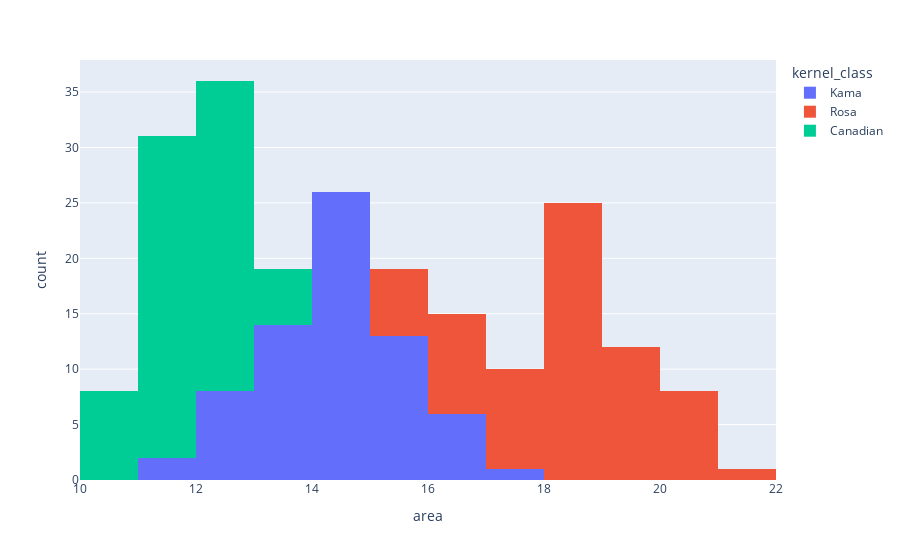
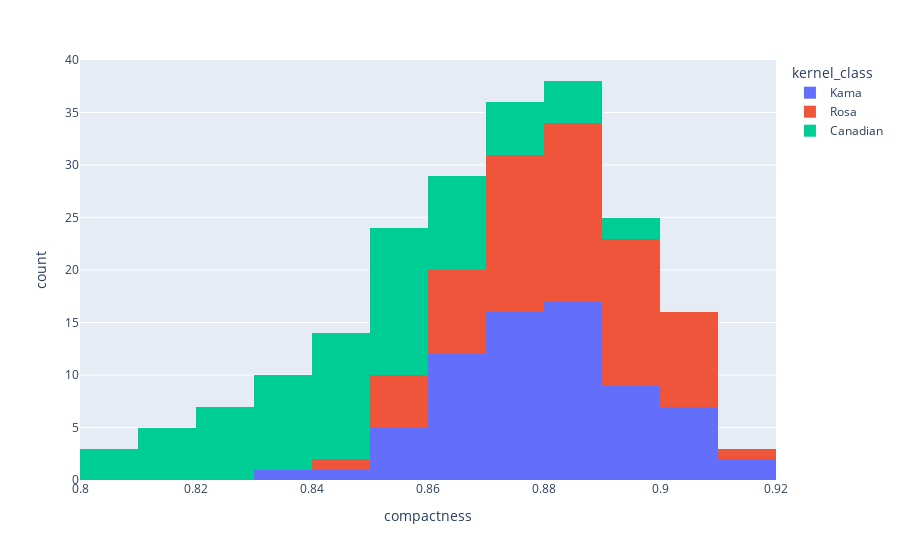
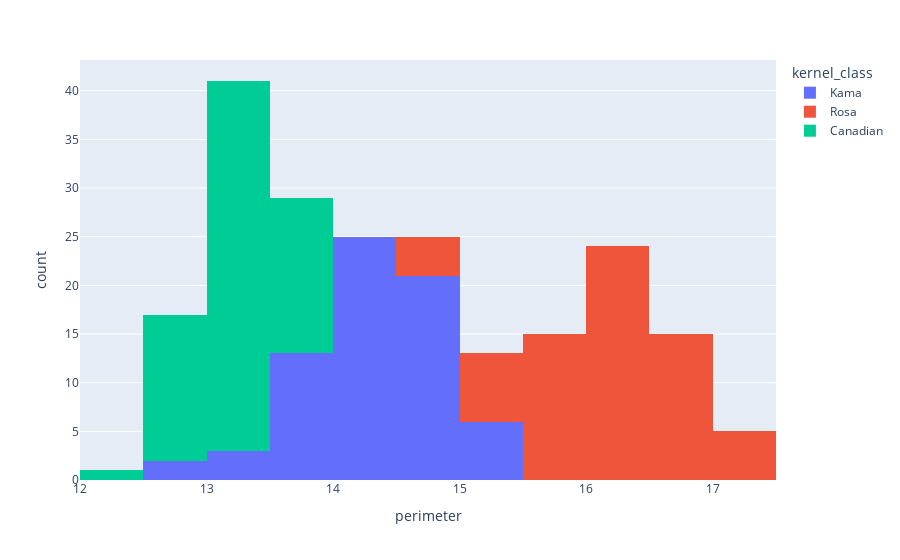
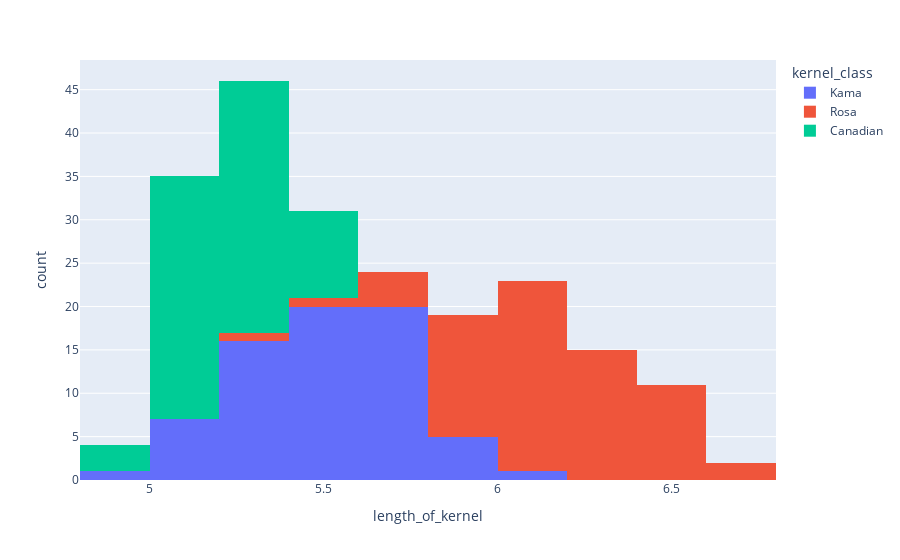

These figures' notebook cell, in order:
### Code cell
def column_histogram(col):
    fig = px.histogram(df,
                       x=col,
                       #nbins=80,
                       color="kernel_class",)
    fig.show()
cols = df.columns

interact(column_histogram,col=cols);

### Figure 1 — Plotly figure (JSON) as saved in the notebook; plotly's stock layout.template omitted (floating-point values rounded to 4 significant figures)
{"data": [{"alignmentgroup": "True", "bingroup": "x", "hovertemplate": "kernel_class=Kama<br>area=%{x}<br>count=%{y}<extra></extra>", "legendgroup": "Kama", "marker": {"color": "#636efa", "pattern": {"shape": ""}}, "name": "Kama", "offsetgroup": "Kama", "orientation": "v", "showlegend": true, "type": "histogram", "x": [15.26, 14.88, 14.29, 13.84, 16.14, 14.38, 14.69, 14.11, 16.63, 16.44, 15.26, 14.03, 13.89, 13.78, 13.74, 14.59, 13.99, 15.69, 14.7, 12.72, 14.16, 14.11, 15.88, 12.08, 15.01, 16.19, 13.02, 12.74, 14.11, 13.45, 13.16, 15.49, 14.09, 13.94, 15.05, 16.12, 16.2, 17.08, 14.8, 14.28, 13.54, 13.5, 13.16, 15.5, 15.11, 13.8, 15.36, 14.99, 14.79, 14.86, 14.43, 15.78, 14.49, 14.33, 14.52, 15.03, 14.46, 14.92, 15.38, 12.11, 11.42, 11.23, 12.36, 13.22, 12.78, 12.88, 14.34, 14.01, 14.37, 12.73], "xaxis": "x", "yaxis": "y"}, {"alignmentgroup": "True", "bingroup": "x", "hovertemplate": "kernel_class=Rosa<br>area=%{x}<br>count=%{y}<extra></extra>", "legendgroup": "Rosa", "marker": {"color": "#EF553B", "pattern": {"shape": ""}}, "name": "Rosa", "offsetgroup": "Rosa", "orientation": "v", "showlegend": true, "type": "histogram", "x": [17.63, 16.84, 17.26, 19.11, 16.82, 16.77, 17.32, 20.71, 18.94, 17.12, 16.53, 18.72, 20.2, 19.57, 19.51, 18.27, 18.88, 18.98, 21.18, 20.88, 20.1, 18.76, 18.81, 18.59, 18.36, 16.87, 19.31, 18.98, 18.17, 18.72, 16.41, 17.99, 19.46, 19.18, 18.95, 18.83, 18.85, 17.63, 19.94, 18.55, 18.45, 19.38, 19.13, 19.14, 20.97, 19.06, 18.96, 19.15, 18.89, 20.03, 20.24, 18.14, 16.17, 18.43, 15.99, 18.75, 18.65, 17.98, 20.16, 17.55, 18.3, 18.94, 15.38, 16.16, 15.56, 15.38, 17.36, 15.57, 15.6, 16.23], "xaxis": "x", "yaxis": "y"}, {"alignmentgroup": "True", "bingroup": "x", "hovertemplate": "kernel_class=Canadian<br>area=%{x}<br>count=%{y}<extra></extra>", "legendgroup": "Canadian", "marker": {"color": "#00cc96", "pattern": {"shape": ""}}, "name": "Canadian", "offsetgroup": "Canadian", "orientation": "v", "showlegend": true, "type": "histogram", "x": [13.07, 13.32, 13.34, 12.22, 11.82, 11.21, 11.43, 12.49, 12.7, 10.79, 11.83, 12.01, 12.26, 11.18, 11.36, 11.19, 11.34, 12.13, 11.75, 11.49, 12.54, 12.02, 12.05, 12.55, 11.14, 12.1, 12.44, 12.15, 11.35, 11.24, 11.02, 11.55, 11.27, 11.4, 10.83, 10.8, 11.26, 10.74, 11.48, 12.21, 11.41, 12.46, 12.19, 11.65, 12.89, 11.56, 11.81, 10.91, 11.23, 10.59, 10.93, 11.27, 11.87, 10.82, 12.11, 12.8, 12.79, 13.37, 12.62, 12.76, 12.38, 12.67, 11.18, 12.7, 12.37, 12.19, 11.23, 13.2, 11.84, 12.3], "xaxis": "x", "yaxis": "y"}], "layout": {"barmode": "relative", "legend": {"title": {"text": "kernel_class"}, "tracegroupgap": 0}, "margin": {"t": 60}, "xaxis": {"anchor": "y", "domain": [0, 1], "title": {"text": "area"}}, "yaxis": {"anchor": "x", "domain": [0, 1], "title": {"text": "count"}}}}

### Figure 2 — Plotly figure (JSON) as saved in the notebook; plotly's stock layout.template omitted (floating-point values rounded to 4 significant figures)
{"data": [{"alignmentgroup": "True", "bingroup": "x", "hovertemplate": "kernel_class=Kama<br>compactness=%{x}<br>count=%{y}<extra></extra>", "legendgroup": "Kama", "marker": {"color": "#636efa", "pattern": {"shape": ""}}, "name": "Kama", "offsetgroup": "Kama", "orientation": "v", "showlegend": true, "type": "histogram", "x": [0.871, 0.8811, 0.905, 0.8955, 0.9034, 0.8951, 0.8799, 0.8911, 0.8747, 0.888, 0.8696, 0.8796, 0.888, 0.8759, 0.8744, 0.8993, 0.9183, 0.9058, 0.9153, 0.8686, 0.8584, 0.8722, 0.8988, 0.8664, 0.8657, 0.8849, 0.8641, 0.8564, 0.882, 0.8604, 0.8662, 0.8724, 0.8529, 0.8728, 0.8779, 0.9, 0.8734, 0.9079, 0.8823, 0.8944, 0.8871, 0.8852, 0.9009, 0.882, 0.8986, 0.8794, 0.8861, 0.8883, 0.8819, 0.8676, 0.8751, 0.8923, 0.8538, 0.8831, 0.8557, 0.8658, 0.8818, 0.9006, 0.8857, 0.8392, 0.8683, 0.884, 0.8923, 0.868, 0.8716, 0.8879, 0.8726, 0.8625, 0.8726, 0.8458], "xaxis": "x", "yaxis": "y"}, {"alignmentgroup": "True", "bingroup": "x", "hovertemplate": "kernel_class=Rosa<br>compactness=%{x}<br>count=%{y}<extra></extra>", "legendgroup": "Rosa", "marker": {"color": "#EF553B", "pattern": {"shape": ""}}, "name": "Rosa", "offsetgroup": "Rosa", "orientation": "v", "showlegend": true, "type": "histogram", "x": [0.8673, 0.8623, 0.8763, 0.9081, 0.8786, 0.8638, 0.8599, 0.8763, 0.875, 0.8892, 0.8823, 0.8977, 0.8894, 0.8779, 0.878, 0.887, 0.8969, 0.859, 0.8989, 0.9031, 0.8746, 0.8984, 0.8906, 0.9066, 0.8452, 0.8648, 0.8815, 0.8687, 0.8637, 0.881, 0.8866, 0.8992, 0.8985, 0.8717, 0.8829, 0.8917, 0.9056, 0.88, 0.8752, 0.8865, 0.8921, 0.8716, 0.9035, 0.8722, 0.8859, 0.8854, 0.9077, 0.889, 0.9008, 0.8811, 0.8897, 0.8772, 0.8588, 0.9077, 0.9064, 0.8999, 0.8698, 0.8993, 0.8735, 0.8991, 0.9108, 0.8942, 0.8706, 0.8644, 0.8823, 0.899, 0.8785, 0.8527, 0.858, 0.885], "xaxis": "x", "yaxis": "y"}, {"alignmentgroup": "True", "bingroup": "x", "hovertemplate": "kernel_class=Canadian<br>compactness=%{x}<br>count=%{y}<extra></extra>", "legendgroup": "Canadian", "marker": {"color": "#00cc96", "pattern": {"shape": ""}}, "name": "Canadian", "offsetgroup": "Canadian", "orientation": "v", "showlegend": true, "type": "histogram", "x": [0.848, 0.8613, 0.862, 0.8652, 0.8274, 0.8167, 0.8335, 0.8658, 0.8491, 0.8107, 0.8496, 0.8249, 0.8333, 0.8266, 0.8382, 0.8253, 0.8596, 0.8081, 0.8082, 0.8263, 0.8425, 0.8503, 0.8416, 0.8558, 0.8558, 0.8793, 0.8462, 0.8443, 0.8291, 0.8359, 0.8189, 0.8455, 0.8419, 0.8375, 0.8099, 0.859, 0.8355, 0.8329, 0.8473, 0.8453, 0.856, 0.8706, 0.8579, 0.8575, 0.8541, 0.8198, 0.8198, 0.8372, 0.8594, 0.8648, 0.839, 0.8563, 0.8795, 0.8256, 0.8639, 0.886, 0.8786, 0.8849, 0.8481, 0.8964, 0.8609, 0.8977, 0.868, 0.8874, 0.8567, 0.8783, 0.8511, 0.8883, 0.8521, 0.8684], "xaxis": "x", "yaxis": "y"}], "layout": {"barmode": "relative", "legend": {"title": {"text": "kernel_class"}, "tracegroupgap": 0}, "margin": {"t": 60}, "xaxis": {"anchor": "y", "domain": [0, 1], "title": {"text": "compactness"}}, "yaxis": {"anchor": "x", "domain": [0, 1], "title": {"text": "count"}}}}

### Figure 3 — Plotly figure (JSON) as saved in the notebook; plotly's stock layout.template omitted (floating-point values rounded to 4 significant figures)
{"data": [{"alignmentgroup": "True", "bingroup": "x", "hovertemplate": "kernel_class=Kama<br>perimeter=%{x}<br>count=%{y}<extra></extra>", "legendgroup": "Kama", "marker": {"color": "#636efa", "pattern": {"shape": ""}}, "name": "Kama", "offsetgroup": "Kama", "orientation": "v", "showlegend": true, "type": "histogram", "x": [14.84, 14.57, 14.09, 13.94, 14.99, 14.21, 14.49, 14.1, 15.46, 15.25, 14.85, 14.16, 14.02, 14.06, 14.05, 14.28, 13.83, 14.75, 14.21, 13.57, 14.4, 14.26, 14.9, 13.23, 14.76, 15.16, 13.76, 13.67, 14.18, 14.02, 13.82, 14.94, 14.41, 14.17, 14.68, 15, 15.27, 15.38, 14.52, 14.17, 13.85, 13.85, 13.55, 14.86, 14.54, 14.04, 14.76, 14.56, 14.52, 14.67, 14.4, 14.91, 14.61, 14.28, 14.6, 14.77, 14.35, 14.43, 14.77, 13.47, 12.86, 12.63, 13.19, 13.84, 13.57, 13.5, 14.37, 14.29, 14.39, 13.75], "xaxis": "x", "yaxis": "y"}, {"alignmentgroup": "True", "bingroup": "x", "hovertemplate": "kernel_class=Rosa<br>perimeter=%{x}<br>count=%{y}<extra></extra>", "legendgroup": "Rosa", "marker": {"color": "#EF553B", "pattern": {"shape": ""}}, "name": "Rosa", "offsetgroup": "Rosa", "orientation": "v", "showlegend": true, "type": "histogram", "x": [15.98, 15.67, 15.73, 16.26, 15.51, 15.62, 15.91, 17.23, 16.49, 15.55, 15.34, 16.19, 16.89, 16.74, 16.71, 16.09, 16.26, 16.66, 17.21, 17.05, 16.99, 16.2, 16.29, 16.05, 16.52, 15.65, 16.59, 16.57, 16.26, 16.34, 15.25, 15.86, 16.5, 16.63, 16.42, 16.29, 16.17, 15.86, 16.92, 16.22, 16.12, 16.72, 16.31, 16.61, 17.25, 16.45, 16.2, 16.45, 16.23, 16.9, 16.91, 16.12, 15.38, 15.97, 14.89, 16.18, 16.41, 15.85, 17.03, 15.66, 15.89, 16.32, 14.9, 15.33, 14.89, 14.66, 15.76, 15.15, 15.11, 15.18], "xaxis": "x", "yaxis": "y"}, {"alignmentgroup": "True", "bingroup": "x", "hovertemplate": "kernel_class=Canadian<br>perimeter=%{x}<br>count=%{y}<extra></extra>", "legendgroup": "Canadian", "marker": {"color": "#00cc96", "pattern": {"shape": ""}}, "name": "Canadian", "offsetgroup": "Canadian", "orientation": "v", "showlegend": true, "type": "histogram", "x": [13.92, 13.94, 13.95, 13.32, 13.4, 13.13, 13.13, 13.46, 13.71, 12.93, 13.23, 13.52, 13.6, 13.04, 13.05, 13.05, 12.87, 13.73, 13.52, 13.22, 13.67, 13.33, 13.41, 13.57, 12.79, 13.15, 13.59, 13.45, 13.12, 13, 13, 13.1, 12.97, 13.08, 12.96, 12.57, 13.01, 12.73, 13.05, 13.47, 12.95, 13.41, 13.36, 13.07, 13.77, 13.31, 13.45, 12.8, 12.82, 12.41, 12.8, 12.86, 13.02, 12.83, 13.27, 13.47, 13.53, 13.78, 13.67, 13.38, 13.44, 13.32, 12.72, 13.41, 13.47, 13.2, 12.88, 13.66, 13.21, 13.34], "xaxis": "x", "yaxis": "y"}], "layout": {"barmode": "relative", "legend": {"title": {"text": "kernel_class"}, "tracegroupgap": 0}, "margin": {"t": 60}, "xaxis": {"anchor": "y", "domain": [0, 1], "title": {"text": "perimeter"}}, "yaxis": {"anchor": "x", "domain": [0, 1], "title": {"text": "count"}}}}

### Figure 4 — Plotly figure (JSON) as saved in the notebook; plotly's stock layout.template omitted (floating-point values rounded to 4 significant figures)
{"data": [{"alignmentgroup": "True", "bingroup": "x", "hovertemplate": "kernel_class=Kama<br>length_of_kernel=%{x}<br>count=%{y}<extra></extra>", "legendgroup": "Kama", "marker": {"color": "#636efa", "pattern": {"shape": ""}}, "name": "Kama", "offsetgroup": "Kama", "orientation": "v", "showlegend": true, "type": "histogram", "x": [5.763, 5.554, 5.291, 5.324, 5.658, 5.386, 5.563, 5.42, 6.053, 5.884, 5.714, 5.438, 5.439, 5.479, 5.482, 5.351, 5.119, 5.527, 5.205, 5.226, 5.658, 5.52, 5.618, 5.099, 5.789, 5.833, 5.395, 5.395, 5.541, 5.516, 5.454, 5.757, 5.717, 5.585, 5.712, 5.709, 5.826, 5.832, 5.656, 5.397, 5.348, 5.351, 5.138, 5.877, 5.579, 5.376, 5.701, 5.57, 5.545, 5.678, 5.585, 5.674, 5.715, 5.504, 5.741, 5.702, 5.388, 5.384, 5.662, 5.159, 5.008, 4.902, 5.076, 5.395, 5.262, 5.139, 5.63, 5.609, 5.569, 5.412], "xaxis": "x", "yaxis": "y"}, {"alignmentgroup": "True", "bingroup": "x", "hovertemplate": "kernel_class=Rosa<br>length_of_kernel=%{x}<br>count=%{y}<extra></extra>", "legendgroup": "Rosa", "marker": {"color": "#EF553B", "pattern": {"shape": ""}}, "name": "Rosa", "offsetgroup": "Rosa", "orientation": "v", "showlegend": true, "type": "histogram", "x": [6.191, 5.998, 5.978, 6.154, 6.017, 5.927, 6.064, 6.579, 6.445, 5.85, 5.875, 6.006, 6.285, 6.384, 6.366, 6.173, 6.084, 6.549, 6.573, 6.45, 6.581, 6.172, 6.272, 6.037, 6.666, 6.139, 6.341, 6.449, 6.271, 6.219, 5.718, 5.89, 6.113, 6.369, 6.248, 6.037, 6.152, 6.033, 6.675, 6.153, 6.107, 6.303, 6.183, 6.259, 6.563, 6.416, 6.051, 6.245, 6.227, 6.493, 6.315, 6.059, 5.762, 5.98, 5.363, 6.111, 6.285, 5.979, 6.513, 5.791, 5.979, 6.144, 5.884, 5.845, 5.776, 5.477, 6.145, 5.92, 5.832, 5.872], "xaxis": "x", "yaxis": "y"}, {"alignmentgroup": "True", "bingroup": "x", "hovertemplate": "kernel_class=Canadian<br>length_of_kernel=%{x}<br>count=%{y}<extra></extra>", "legendgroup": "Canadian", "marker": {"color": "#00cc96", "pattern": {"shape": ""}}, "name": "Canadian", "offsetgroup": "Canadian", "orientation": "v", "showlegend": true, "type": "histogram", "x": [5.472, 5.541, 5.389, 5.224, 5.314, 5.279, 5.176, 5.267, 5.386, 5.317, 5.263, 5.405, 5.408, 5.22, 5.175, 5.25, 5.053, 5.394, 5.444, 5.304, 5.451, 5.35, 5.267, 5.333, 5.011, 5.105, 5.319, 5.417, 5.176, 5.09, 5.325, 5.167, 5.088, 5.136, 5.278, 4.981, 5.186, 5.145, 5.18, 5.357, 5.09, 5.236, 5.24, 5.108, 5.495, 5.363, 5.413, 5.088, 5.089, 4.899, 5.046, 5.091, 5.132, 5.18, 5.236, 5.16, 5.224, 5.32, 5.41, 5.073, 5.219, 4.984, 5.009, 5.183, 5.204, 5.137, 5.14, 5.236, 5.175, 5.243], "xaxis": "x", "yaxis": "y"}], "layout": {"barmode": "relative", "legend": {"title": {"text": "kernel_class"}, "tracegroupgap": 0}, "margin": {"t": 60}, "xaxis": {"anchor": "y", "domain": [0, 1], "title": {"text": "length_of_kernel"}}, "yaxis": {"anchor": "x", "domain": [0, 1], "title": {"text": "count"}}}}
